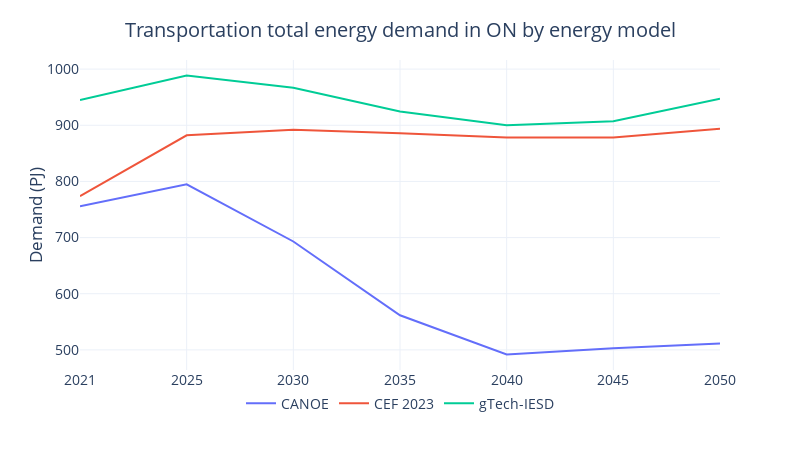

Notebook cell for this chart:
### Code cell
bau23_fig = bau23_demand[(bau23_demand['Sector'] == 'Transportation') & (bau23_demand['Carrier'] == 'Total End-Use')].copy()
ref_fig = ref_trnact[(ref_trnact['Mode'] == 'Fuel use') & (ref_trnact['Carrier'] != 'Other')].groupby('Period', as_index=False).sum('Demand (PJ)')
gtech_fig = gtech23_ref_demand[gtech23_ref_demand['Sector'] == 'Transportation'].copy()

bau23_fig['Source'] = 'CEF 2023'
ref_fig['Source'] = 'CANOE'
gtech_fig['Source'] = 'gTech-IESD'
fig_df = pd.concat([ref_fig[['Period', 'Demand (PJ)', 'Source']], bau23_fig[['Period', 'Demand (PJ)', 'Source']], gtech_fig[['Period', 'Demand (PJ)', 'Source']]]).reset_index(drop=True)

fig = px.line(fig_df, x='Period', y='Demand (PJ)', color='Source',
              template='plotly_white',
              width=800, height=450
              )

fig.update_layout(
    title=dict(text='Transportation total energy demand in ON by energy model',
               x=0.5,
               y=0.95,
               xanchor='center',
               yanchor='top'
               ),
    xaxis=dict(title='Period'),
    yaxis=dict(title='Demand (PJ)'),
    yaxis_title_standoff=0,
    legend_title_text='',
    bargap=0.1,
    legend=dict(orientation='h',
                yanchor='bottom',
                y=-0.16,
                xanchor='center',
                x=0.5),
    font=dict(size=14,
              # family="Open Sans"
              ))

for annotation in fig.layout.annotations:
    annotation.text = annotation.text.split('=')[1]
    annotation.y = -0.05  
    annotation.yanchor = 'top' 

for axis in fig.layout:
    if axis.startswith('xaxis'):
        fig.layout[axis].title.text = ''

fig.show()

### Figure 1 — Plotly figure (JSON) as saved in the notebook; plotly's stock layout.template omitted (floating-point values rounded to 4 significant figures)
{"data": [{"hovertemplate": "Source=CANOE<br>Period=%{x}<br>Demand (PJ)=%{y}<extra></extra>", "legendgroup": "CANOE", "line": {"color": "#636efa", "dash": "solid"}, "marker": {"symbol": "circle"}, "mode": "lines", "name": "CANOE", "orientation": "v", "showlegend": true, "type": "scatter", "x": ["2021", "2025", "2030", "2035", "2040", "2045", "2050"], "xaxis": "x", "y": [755.7, 794.7, 693.0, 561.7, 491.8, 503.1, 511.5], "yaxis": "y"}, {"hovertemplate": "Source=CEF 2023<br>Period=%{x}<br>Demand (PJ)=%{y}<extra></extra>", "legendgroup": "CEF 2023", "line": {"color": "#EF553B", "dash": "solid"}, "marker": {"symbol": "circle"}, "mode": "lines", "name": "CEF 2023", "orientation": "v", "showlegend": true, "type": "scatter", "x": ["2021", "2025", "2030", "2035", "2040", "2045", "2050"], "xaxis": "x", "y": [773.6, 882.0, 892.0, 886.0, 878.3, 878.2, 893.9], "yaxis": "y"}, {"hovertemplate": "Source=gTech-IESD<br>Period=%{x}<br>Demand (PJ)=%{y}<extra></extra>", "legendgroup": "gTech-IESD", "line": {"color": "#00cc96", "dash": "solid"}, "marker": {"symbol": "circle"}, "mode": "lines", "name": "gTech-IESD", "orientation": "v", "showlegend": true, "type": "scatter", "x": [2021, 2025, 2030, 2035, 2040, 2045, 2050], "xaxis": "x", "y": [944.9, 988.6, 966.9, 924.4, 900.0, 907.3, 947.2], "yaxis": "y"}], "layout": {"bargap": 0.1, "font": {"size": 14}, "height": 450, "legend": {"orientation": "h", "title": {"text": ""}, "tracegroupgap": 0, "x": 0.5, "xanchor": "center", "y": -0.16, "yanchor": "bottom"}, "margin": {"t": 60}, "title": {"text": "Transportation total energy demand in ON by energy model", "x": 0.5, "xanchor": "center", "y": 0.95, "yanchor": "top"}, "width": 800, "xaxis": {"anchor": "y", "domain": [0, 1], "title": {"text": ""}}, "yaxis": {"anchor": "x", "domain": [0, 1], "title": {"standoff": 0, "text": "Demand (PJ)"}}}}
